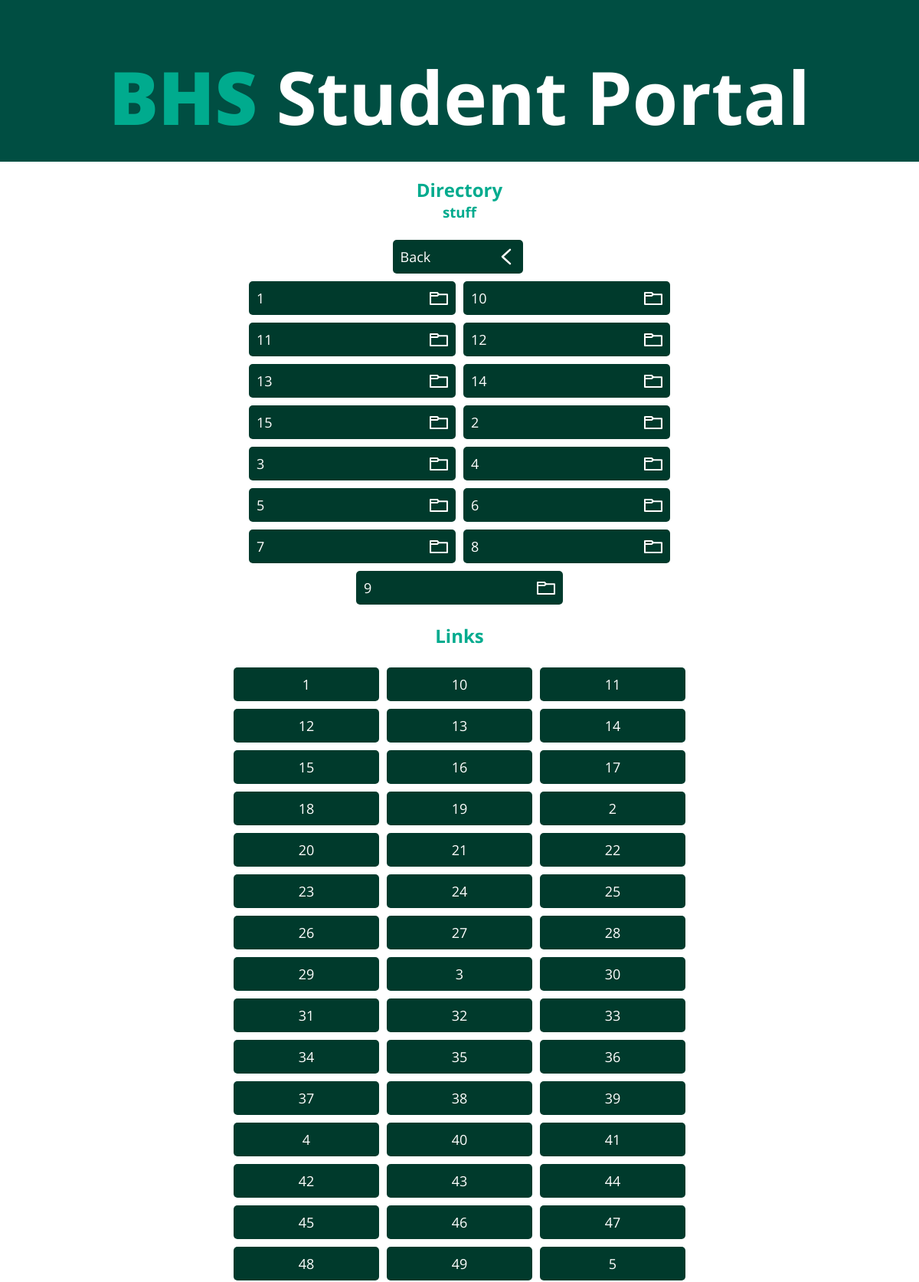
Page /stuff (upper part) on the committed database.
### tables this page shows
CREATE TABLE sites (name TEXT PRIMARY KEY UNIQUE NOT NULL, URL TEXT UNIQUE, folder TEXT DEFAULT Home REFERENCES folders (name) ON DELETE SET DEFAULT ON UPDATE CASCADE DEFERRABLE INITIALLY IMMEDIATE NOT NULL, icon TEXT);

### main.py (the view)
@app.route('/<string:name>')
def directory(name):
       if ';' in name or '"' in name or "'" in name:
             abort(403)
       name = name.replace('%', ' ')
       conn = sqlite3.connect('sites.db')
       cur = conn.cursor()
       cur.execute(f'SELECT name, URL FROM sites WHERE folder="{name}" COLLATE NOCASE ORDER BY name ASC;')
       print(name) # debug
       sites = cur.fetchall()
       print(sites) # debug
       cur.execute(f'SELECT name, URL, folder, icon FROM folders WHERE folder="{name}" COLLATE NOCASE ORDER BY name ASC;')
       folders = cur.fetchall()
       print(folders) # debug
       cur.execute(f'SELECT folder FROM folders WHERE name="{name}" COLLATE NOCASE ORDER BY name ASC;')
       back = cur.fetchall()
       for back in back:
             back = back[0].replace(' ','%' )
       if not back:
             abort(404)
       conn.close()
       return render_template('directory.html', vars=vars, title=name, sites=sites, folders=folders, back=back)

### templates/directory.html (shortened to what this page needs)
{% extends 'layout.html' %}
{% block content %}
<div class="container">
    <h2>Directory</h2>
    <h3>{{ title }}</h3>
    <div class="buttons-container">
        {% if title.title() != "Home" %}
            <a href="{{ back }}">
                <div class="back-button"><span class="anim-text">Back</span><span class="icon"><img src="/static/images/previous.svg" alt="back button"></span></div>
            </a>
        {% endif %}
    </div>
    <div class="buttons-container">
        {% for folders in folders %}
            <a href="{{ folders[1] }}">
                <div class="folder-button"><span class="anim-text">{{ folders[0] }}</span><span class="icon"><img src="/static/images/folder.svg" alt="folder"></span></div>
            </a>
        {% endfor %}
    </div>
    <h2>Links</h2>
    <div class="buttons-container">
        {% for sites in sites %}
            <a href="{{ sites[1] }}" target="_blank" rel="opener">
                <div class="link-button">{{ sites[0] }}</div>
            </a>
        {% endfor %}
    </div>
</div>
{% endblock %}

### templates/layout.html (shortened to what this page needs)
<!DOCTYPE html>
<html lang="en">
<head>
    <link rel="stylesheet" href="/static/style.css">
</head>
<body>
    {% include 'header.html' %}
    {% block content %}{% endblock %}
</body>
</html>

### templates/header.html (shortened to what this page needs)
<div class="header-background">
    <h1><span>BHS</span> Student Portal</h1>
</div>

### static/style.css (style rules this page uses)
:root { --primary-color: rgb(0,78,66); --secondary-color: rgb(0,171,142); --contrast-color: rgb(0,58,44); --font-color: rgb(255,255,255); --background-color: white; --font: "Open Sans", sans-serif; }
body { text-align: center; color: var(--font-color); background-color: var(--background -color); margin: 0; }
h1 { font-size: 600%; font-weight: bold; margin: 0; }
.header-background { background-color: var(--primary-color); width: 100%; padding-top: 5%; padding-bottom: 20px; }
h2 { color: var(--secondary-color); }
h3 { color: var(--secondary-color); margin-top: -20px; margin-bottom: -px; }
h1, h2, h3, h4, a, p, span { font-family: var(--font); }
span { transition: all --anim-speed; }
h1 span { transition: none; font-weight: bolder; color: var(--secondary-color); }
a { color: var(--font-color); font-size: large; text-decoration: none; text-align: left; display: block; }
.container { margin-left: auto; margin-right: auto; width: 60%; margin-bottom: 150px; }
.icon { margin: 0px; float: right; image-rendering: optimizeQuality; height: 24px; }
.buttons-container { justify-content: center; display: flex; flex-wrap: wrap; }
.back-button { margin: 5px; margin-left: auto; margin-left: auto; padding: 10px; border-radius: 5px; width: 150px; height: auto; background-color: var(--contrast-color); }
.folder-button { background-color: var(--contrast-color); margin: 5px; padding: 10px; border-radius: 5px; width: 250px; max-height: 200px; }
.link-button { background-color: var(--contrast-color); padding: 10px; border-radius: 5px; text-align: center; margin: 5px; width: 170px; }

### rows in the picture
sites: name "1"
sites: name "10"
sites: name "11"
sites: name "12"
sites: name "13"
sites: name "14"
sites: name "15"
sites: name "16"
sites: name "17"
sites: name "18"
sites: name "19"
sites: name "2"
sites: name "20"
sites: name "21"
sites: name "22"
sites: name "23"
sites: name "24"
sites: name "25"
sites: name "26"
sites: name "27"
sites: name "28"
sites: name "29"
sites: name "3"
sites: name "30"
sites: name "31"
sites: name "32"
sites: name "33"
sites: name "34"
sites: name "35"
sites: name "36"
sites: name "37"
sites: name "38"
sites: name "39"
sites: name "4"
sites: name "40"
sites: name "41"
sites: name "42"
sites: name "43"
sites: name "44"
sites: name "45"
sites: name "46"
sites: name "47"
sites: name "48"
sites: name "49"
sites: name "5"

### other values in the picture
{{ title }} "stuff"
{{ folders[0] }} "1" "10" "11" "12" "13" "14" "15" "2" "3" "4" "5" "6" "7" "8" "9"
